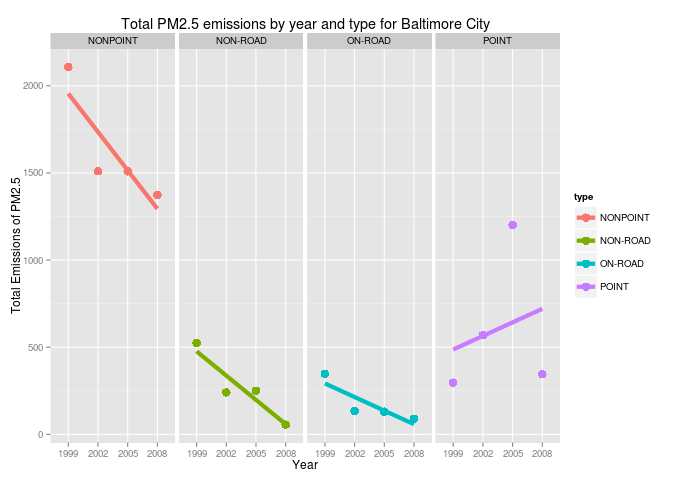

R code for this plot:
source("./read_summary_data.R");
library("dplyr");
library("ggplot2");

baltimore_city_fips <- "24510";
baltimoreCityData <- filter(summaryData, fips == baltimore_city_fips);

baltimoreCityData = transform(baltimoreCityData, year = factor(year));
baltimoreCityData = transform(baltimoreCityData, type = factor(type));

baltimoreCityGroupedByTypeAndYear <- group_by(baltimoreCityData, type, year);
totalEmissionsGroupedByTypeAndYear <- summarize(baltimoreCityGroupedByTypeAndYear, total_emissions=sum(Emissions));

g <- ggplot(totalEmissionsGroupedByTypeAndYear, aes(year, total_emissions, group = 1));
g <- g + geom_point(aes(color = type), size=4);
g <- g + facet_grid(. ~ type);
g <- g + geom_smooth(aes(color = type), method = "lm", size=2, se=FALSE);
g <- g + labs(title = "Total PM2.5 emissions by year and type for Baltimore City") +  labs(x = "Year", y = "Total Emissions of PM2.5")
print(g)

dev.copy(png, file="plot3.png", width=680, height=480);
dev.off();
